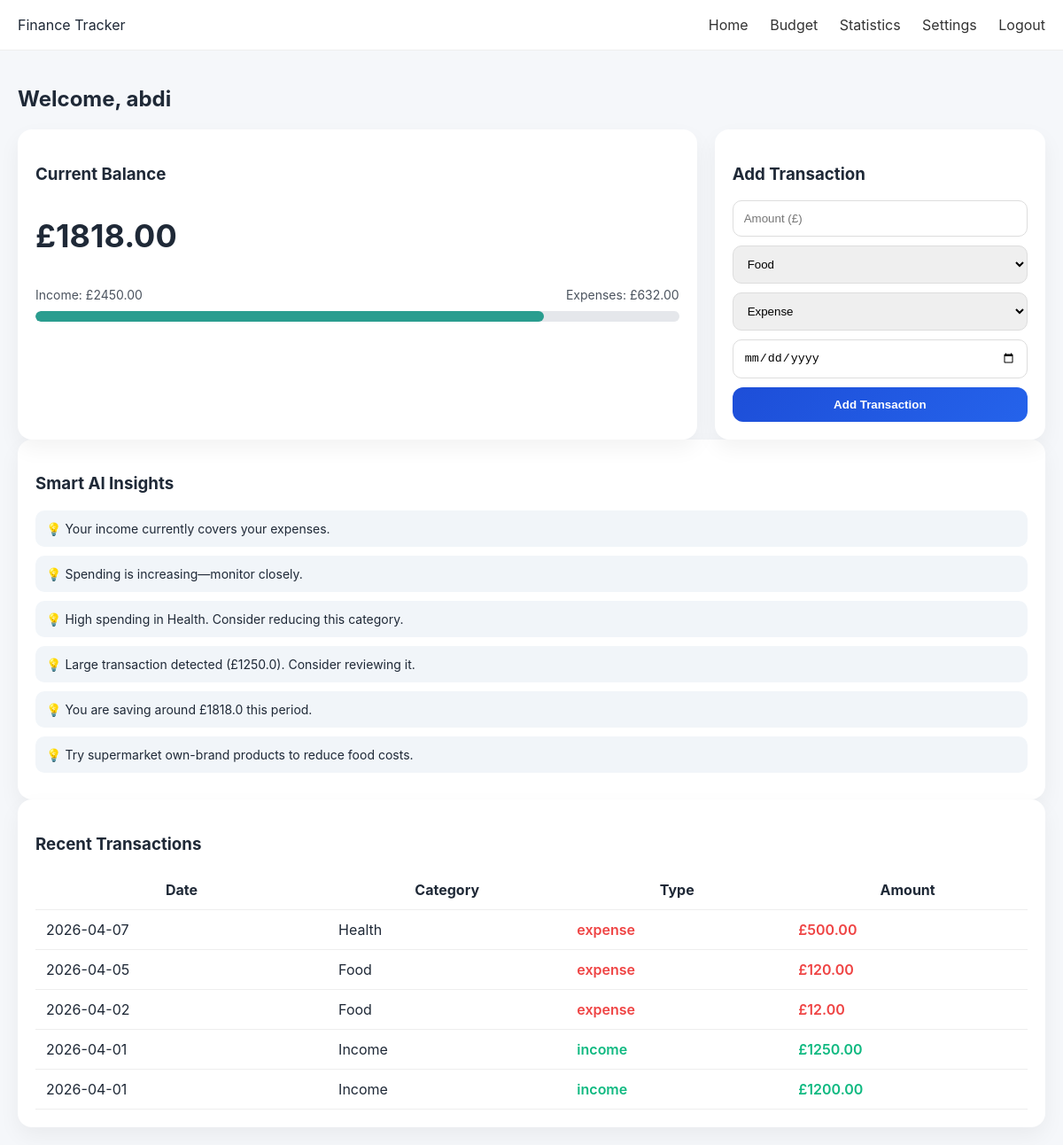
Page /home (signed in) on the committed database.
### tables this page shows
CREATE TABLE transactions (
        id INTEGER PRIMARY KEY,
        amount REAL,
        category TEXT,
        type TEXT,
        date TEXT,
        user_id INTEGER
    );

### app.py (the view)
@app.route("/home")
def home():
    if "user_id" not in session:
        return redirect("/")
    conn = get_db()
    cur = conn.cursor()
    start = request.args.get("start")
    end = request.args.get("end")
    category_filter = request.args.get("category")
    query = "SELECT * FROM transactions WHERE user_id=?"
    params = [session["user_id"]]
    if start and end:
        query += " AND date BETWEEN ? AND ?"
        params += [start, end]
    if category_filter:
        query += " AND category=?"
        params.append(category_filter)
    query += " ORDER BY date DESC"
    cur.execute(query, params)
    data = cur.fetchall()
    income = sum(t[1] for t in data if t[3] == "income")
    expenses = sum(t[1] for t in data if t[3] == "expense")
    cur.execute("SELECT total FROM budget WHERE user_id=?", (session["user_id"],))
    row = cur.fetchone()
    budget = row[0] if row else 0
    percent = (expenses / budget * 100) if budget > 0 else 0
    remaining = income - expenses
    categories = {}
    for t in data:
        if t[3] == "expense":
            categories[t[2]] = categories.get(t[2], 0) + t[1]
    insights = []
    if expenses > income:
        insights.append("You are spending more than you earn. Immediate action is recommended.")
    else:
        insights.append("Your income currently covers your expenses.")
    if percent > 100:
        insights.append("You have exceeded your budget. Review spending urgently.")
    elif percent > 85:
        insights.append("You are very close to your budget limit.")
    elif percent > 70:
        insights.append("Spending is increasing—monitor closely.")
    for category, total in categories.items():
        if total > expenses * 0.35:
            if category.lower() == "food":
                insights.append("High food spending detected. Try cheaper brands or meal prepping.")
            elif category.lower() == "housing":
                insights.append("Housing costs dominate your spending. Review bills or rent.")
            elif category.lower() == "clothing":
                insights.append("Clothing spending is high. Try limiting non-essential purchases.")
            else:
                insights.append(f"High spending in {category}. Consider reducing this category.")
    recent = data[:5]
    older = data[5:10]
    recent_spend = sum(t[1] for t in recent if t[3] == "expense")
    older_spend = sum(t[1] for t in older if t[3] == "expense")
    if older_spend > 0:
        change = ((recent_spend - older_spend) / older_spend) * 100
        if change > 25:
            insights.append(f"Spending increased by {round(change,1)}% recently.")
        elif change < -25:
            insights.append(f"Spending decreased by {round(abs(change),1)}%. Good progress!")
    if data:
        largest = max(data, key=lambda t: t[1])
        if largest[1] > (expenses * 0.3):
            insights.append(f"Large transaction detected (£{largest[1]}). Consider reviewing it.")
    if income > expenses:
        savings = income - expenses
        insights.append(f"You are saving around £{round(savings,2)} this period.")
    else:
        insights.append("You are not currently saving. Try reducing small daily costs.")
    if categories.get("Food", 0) > 100:
        insights.append("Try supermarket own-brand products to reduce food costs.")
    if categories.get("Misc", 0) > expenses * 0.25:
        insights.append("High 'Misc' spending detected—consider categorising it better.")
    if not insights:
        insights.append("Your finances look healthy. Keep it up.")
    conn.close()
    return render_template(
        "index.html",
        username=session["username"],
        transactions=data,
        income=income,
        expenses=expenses,
        remaining=remaining,
        percent=percent,
        budget=budget,
        insights=insights
    )

### app.py (called while the page is built)
def get_db():
    os.makedirs("database", exist_ok=True)
    return sqlite3.connect(DB)

### templates/index.html (shortened to what this page needs)
<!DOCTYPE html>
<html>
<head>
    <head>
    <link rel="stylesheet" href="/static/style.css">
</head>
<body>
<div class="navbar">
    <div>Finance Tracker</div>
    <div>
        <a href="/home">Home</a>
        <a href="/budget">Budget</a>
        <a href="/statistics">Statistics</a>
        <a href="/settings">Settings</a>
        <a href="/logout">Logout</a>
    </div>
</div>
<div class="container">
<h2 class="welcome">Welcome, {{ username }}</h2>
<div class="dashboard">
    <div class="card main-card">
        <h3>Current Balance</h3>
        <p class="balance">£{{ "%.2f"|format(remaining) }}</p>
        <div class="mini-stats">
            <span>Income: £{{ "%.2f"|format(income) }}</span>
            <span>Expenses: £{{ "%.2f"|format(expenses) }}</span>
        </div>
        <div class="progress-bar">
            <div class="progress"
                style="width: {{ percent if percent <= 100 else 100 }}%;
                background: {% if percent>100 %}#e63946{% elif percent>80 %}#f4a261{% else %}#2a9d8f{% endif %};">
            </div>
        </div>
    </div>
    <div class="card">
        <h3>Add Transaction</h3>
        <form method="POST" action="/add">
            <input type="number" step="0.01" name="amount" placeholder="Amount (£)" required>
            <select name="category">
                <option>Food</option>
            </select>
            <select name="type">
                <option value="expense">Expense</option>
            </select>
            <input type="date" name="date" required>
            <button type="submit">Add Transaction</button>
        </form>
    </div>
</div>
    <div class="card">
    <h3>Smart AI Insights</h3>
    {% for insight in insights %}
        <div class="insight-item">
            💡 {{ insight }}
        </div>
    {% endfor %}
</div>
<div class="card">
    <h3>Recent Transactions</h3>
    <div class="table-wrapper">
        <table>
            <tr>
                <th>Date</th>
                <th>Category</th>
                <th>Type</th>
                <th>Amount</th>
            </tr>
            {% for t in transactions %}
            <tr>
                <td>{{ t[4] }}</td>
                <td>{{ t[2] }}</td>
                <td class="{{ 'income' if t[3]=='income' else 'expense' }}">
                    {{ t[3] }}
                </td>
                <td class="{{ 'income' if t[3]=='income' else 'expense' }}">
                    £{{ "%.2f"|format(t[1]) }}
                </td>
            </tr>
            {% endfor %}
        </table>
    </div>
</div>
</div>

### static/style.css (style rules this page uses)
body { font-family: 'Inter', 'Segoe UI', sans-serif; margin: 0; background: #f5f7fa; color: #1f2937; }
.navbar { background: white; padding: 18px 20px; display: flex; justify-content: space-between; border-bottom: 1px solid #eee; max-width: 1200px; margin: auto; }
.navbar a { text-decoration: none; margin-left: 20px; color: #333; }
.container { padding: 20px; max-width: 1200px; margin: auto; }
.dashboard { display: grid; grid-template-columns: repeat(auto-fit, minmax(280px, 1fr)); gap: 20px; }
.card { background: white; padding: 20px; border-radius: 16px; box-shadow: 0 10px 25px rgba(0,0,0,0.05); }
.insight-item { display: flex; align-items: center; gap: 10px; background: #f1f5f9; padding: 12px; border-radius: 10px; margin-bottom: 10px; font-size: 14px; }
@media (min-width: 900px) { .main-card { grid-column: span 2; } }
.balance { font-size: 36px; font-weight: bold; }
.mini-stats { display: flex; justify-content: space-between; font-size: 14px; opacity: 0.8; }
.progress-bar { width: 100%; background: #e5e7eb; border-radius: 10px; margin-top: 10px; overflow: hidden; }
.progress { height: 12px; border-radius: 10px; transition: width 0.4s ease; }
input, select { width: 100%; padding: 12px; margin-bottom: 10px; border-radius: 10px; border: 1px solid #ddd; box-sizing: border-box; }
button { width: 100%; padding: 12px; background: linear-gradient(135deg, #1d4ed8, #2563eb); color: white; border: none; border-radius: 12px; font-weight: 600; cursor: pointer; }
.table-wrapper { overflow-x: auto; }
table { width: 100%; border-collapse: collapse; }
td, th { padding: 12px; border-bottom: 1px solid #eee; }
.income { color: #10b981; font-weight: 600; }
.expense { color: #ef4444; font-weight: 600; }

### rows in the picture
transactions: date "2026-04-07", category "Health", type "expense", amount "500.00"
transactions: date "2026-04-05", category "Food", type "expense", amount "120.00"
transactions: date "2026-04-02", category "Food", type "expense", amount "12.00"
transactions: date "2026-04-01", category "Income", type "income", amount "1250.00"
transactions: date "2026-04-01", category "Income", type "income", amount "1200.00"

### other values in the picture
{{ username }} "abdi"
{{ "%.2f"|format(remaining) }} "1818.00"
{{ "%.2f"|format(income) }} "2450.00"
{{ "%.2f"|format(expenses) }} "632.00"
{{ insight }} "Your income currently covers your expenses." "Spending is increasing—monitor closely." "High spending in Health. Consider reducing this category." "Large transaction detected (£1250.0). Consider reviewing it." "You are saving around £1818.0 this period." "Try supermarket own-brand products to reduce food costs."
